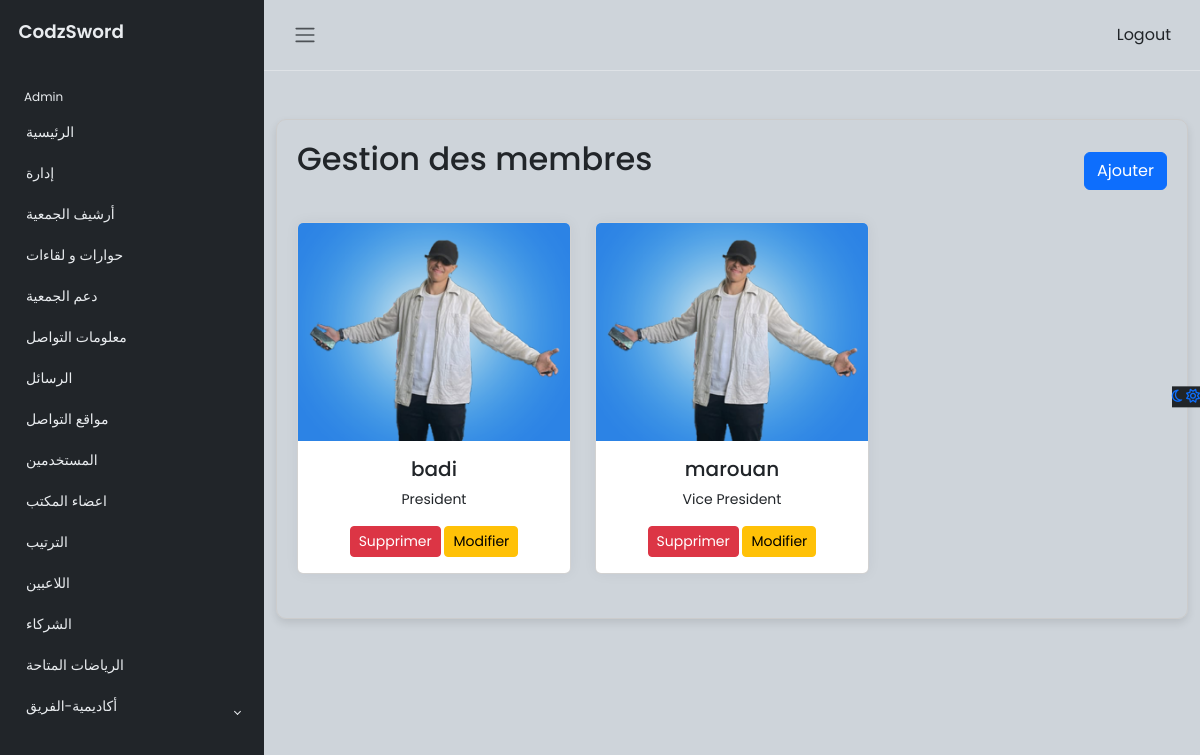
Screenshot of /admin/admin_members.php with the database file from the repository.
### tables this page shows
CREATE TABLE `members` (
  `id` int(11) NOT NULL,
  `name` varchar(255) NOT NULL,
  `image` varchar(255) NOT NULL,
  `role_id` int(11) DEFAULT NULL
);

CREATE TABLE `member_roles` (
  `id` int(11) NOT NULL,
  `role_name` varchar(255) NOT NULL
);

### admin/admin_members.php (the view, shortened to what this page needs)
<?php
$servername = "localhost";
$username = "root";
$password = "";
$dbname = "association";
$conn = new mysqli($servername, $username, $password, $dbname);
$sql = "SELECT members.id, members.name, members.image, member_roles.role_name
        FROM members
        JOIN member_roles ON members.role_id = member_roles.id";
$result = $conn->query($sql);
?>
<!DOCTYPE html>
<html lang="fr">
<head>
    <link rel="stylesheet" href="https://stackpath.bootstrapcdn.com/bootstrap/4.5.2/css/bootstrap.min.css">
    <link rel="stylesheet" href="https://cdn.jsdelivr.net/npm/bootstrap@5.3.0-alpha2/dist/css/bootstrap.min.css">
    <link rel="stylesheet" href="css/style.css">
</head>
<body>
<div class="wrapper">
        <aside id="sidebar" class="js-sidebar">
            <div class="h-100">
                <div class="sidebar-logo">
                    <a href="#">CodzSword</a>
                </div>
                <ul class="sidebar-nav">
                    <li class="sidebar-header">
                        Admin
                    </li>
                    <li class="sidebar-item">
                        <a href="index.php" class="sidebar-link">
                            الرئيسية
                        </a>
                    </li>
                    <li class="sidebar-item">
                        <a href="documents.php" class="sidebar-link collapsed">
                            إدارة
                        </a>
                    </li>
                    <li class="sidebar-item">
                        <a href="gallery.php" class="sidebar-link">
                            أرشيف الجمعية
                        </a>
                    </li>
                    <li class="sidebar-item">
                        <a href="actualete.php" class="sidebar-link">
                            حوارات و لقاءات
                        </a>
                    </li>
                    <li class="sidebar-item">
                        <a href="soutenir.php" class="sidebar-link">
                            دعم الجمعية
                        </a>
                    </li>
                    <li class="sidebar-item">
                        <a href="contact.php" class="sidebar-link">
                            معلومات التواصل
                        </a>
                    </li>
                    <li class="sidebar-item">
                        <a href="message.php" class="sidebar-link">
                            الرسائل
                        </a>
                    </li>
                    <li class="sidebar-item">
                        <a href="social.php" class="sidebar-link">
                            مواقع التواصل
                        </a>
                    </li>
                    <li class="sidebar-item">
                        <a href="add_admin.php" class="sidebar-link">
                            المستخدمين
                        </a>
                    </li>
                    <li class="sidebar-item">
                        <a href="admin_members.php" class="sidebar-link">
                            اعضاء المكتب
                        </a>
                    </li>
                    <li class="sidebar-item">
                        <a href="classement.php" class="sidebar-link">
                            الترتيب
                        </a>
                    </li>
                    <li class="sidebar-item">
                        <a href="joueurs.php" class="sidebar-link">
                            اللاعبين
                        </a>
                    </li>
                    <li class="sidebar-item">
                        <a href="sponsor.php" class="sidebar-link">
                            الشركاء
                        </a>
                    </li>
                    <li class="sidebar-item">
                        <a href="type_sport.php" class="sidebar-link">
                            الرياضات المتاحة
                        </a>
                    </li>
                    <li class="sidebar-item">
                        <a href="#" class="sidebar-link collapsed" data-bs-target="#auth" data-bs-toggle="collapse"
                            aria-expanded="false">
                            أكاديمية-الفريق
                        </a>
                    </li>
                </ul>
            </div>
        </aside>
        <div class="main">
            <nav class="navbar navbar-expand px-3 border-bottom">
                <button class="btn" id="sidebar-toggle" type="button">
                    <span class="navbar-toggler-icon"></span>
                </button>
                <div class="navbar-collapse navbar">
                    <ul class="navbar-nav">
                        <li class="nav-item dropdown">
                            <a href="#" data-bs-toggle="dropdown" class="nav-icon pe-md-0">
                                <a href="#" class="btn button">Logout</a>
                            </a>
                        </li>
                    </ul>
                </div>
            </nav>
            <div class="container">
        <div class="gallery-container mt-5">
            <div class="header">
                <h2 class="mb-4">Gestion des membres</h2>
                <button type="button" class="btn btn-primary" data-toggle="modal" data-target="#addMemberModal">
                    Ajouter
                </button>
            </div>
            <div class="row">
                <?php
                if ($result->num_rows > 0) {
                    while ($row = $result->fetch_assoc()) {
                        echo "<div class='col-md-4'>
                        <div class='card mb-4'>
                            <img src='uploads/image/" . $row["image"] . "' class='card-img-top gallery-image' alt='" . $row["name"] . "'>
                            <div class='card-body'>
                                <h5 class='card-title'>" . $row["name"] . "</h5>
                                <p class='card-text'>" . $row["role_name"] . "</p>
                                <form action='admin_members.php' method='post' style='display: inline;'>
                                    <input type='hidden' name='id' value='" . $row["id"] . "'>
                                    <button type='submit' name='delete_member' class='btn btn-danger btn-sm'>Supprimer</button>
                                </form>
                                <button type='button' class='btn btn-warning btn-sm' data-toggle='modal' data-target='#editMemberModal' data-id='" . $row["id"] . "' data-name='" . $row["name"] . "' " . (isset($row["role_id"]) ? "data-role_id='" . $row["role_id"] . "'" : "") . " data-image='" . $row["image"] . "'>Modifier</button>
                            </div>
                        </div>
                    </div>";
                    }
                } else {
                    echo "<p>Aucun membre trouvé.</p>";
                }
                ?>
            </div>
        </div>
    </div>
            <a href="#" class="theme-toggle">
                <i class="fa-regular fa-moon"></i>
                <i class="fa-regular fa-sun"></i>
            </a>
        </div>
    </div>
</body>
</html>

### admin/css/style.css (style rules this page uses)
body { font-family: 'Poppins', sans-serif; font-size: 0.875rem; opacity: 1; overflow-y: scroll; margin: 0; }
a { cursor: pointer; text-decoration: none; font-family: 'Poppins', sans-serif; }
li { list-style: none; }
.wrapper { align-items: stretch; display: flex; width: 100%; }
#sidebar { max-width: 264px; min-width: 264px; background: var(--bs-dark); transition: all 0.35s ease-in-out; }
.main { display: flex; flex-direction: column; min-height: 100vh; min-width: 0; overflow: hidden; transition: all 0.35s ease-in-out; width: 100%; background: var(--bs-dark-bg-subtle); }
.sidebar-logo { padding: 1.15rem; }
.sidebar-logo a { color: #e9ecef; font-size: 1.15rem; font-weight: 600; }
.sidebar-nav { list-style: none; margin-bottom: 0; padding-left: 0; margin-left: 0; }
.sidebar-header { color: #e9ecef; font-size: .75rem; padding: 1.5rem 1.5rem .375rem; }
a.sidebar-link { padding: .625rem 1.625rem; color: #e9ecef; position: relative; display: block; font-size: 0.875rem; }
.sidebar-link[data-bs-toggle="collapse"]::after { border: solid; border-width: 0 .075rem .075rem 0; content: ""; display: inline-block; padding: 2px; position: absolute; right: 1.5rem; top: 1.4rem; transform: rotate(-135deg); transition: all .2s ease-out; }
.sidebar-link[data-bs-toggle="collapse"].collapsed::after { transform: rotate(45deg); transition: all .2s ease-out; }
.navbar-expand .navbar-nav { margin-left: auto; }
.card { box-shadow: 0 0 .875rem 0 rgba(34, 46, 60, .05); margin-bottom: 24px; }
.theme-toggle { position: fixed; top: 50%; transform: translateY(-65%); text-align: center; z-index: 10; right: 0; left: auto; border: none; background-color: var(--bs-body-color); }

### admin/admin_members.php (style rules this page uses)
.gallery-container { border: 1px solid #ccc; border-radius: 10px; padding: 20px; box-shadow: 0 4px 8px rgba(0, 0, 0, 0.1); }
.gallery-image { width: 100%; height: auto; }
.card-body { text-align: center; }
.header { display: flex; justify-content: space-between; align-items: center; margin-bottom: 20px; }

### rows the page displays
members: image (picture), name "badi", role.role_name "President"
members: image (picture), name "marouan", role.role_name "Vice President"
